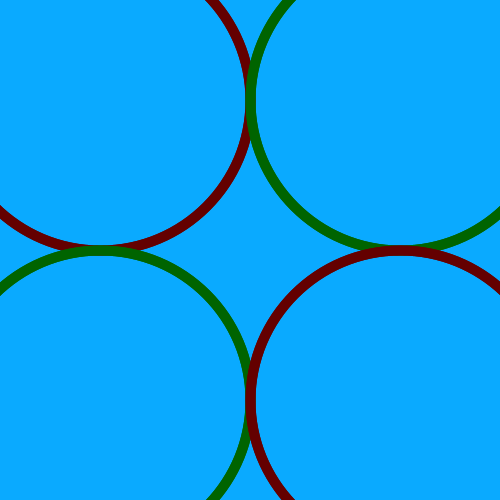
Frame 1 (no input)
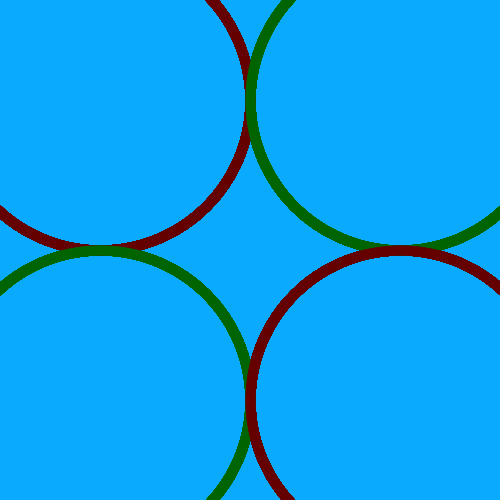
Frame 60 (the mouse pressed at the canvas centre just before this capture)
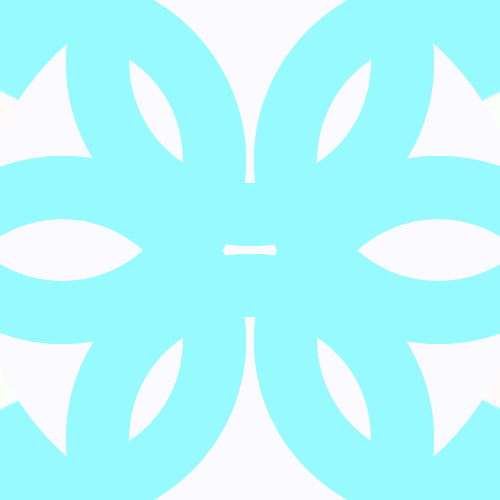
Frame 120 (the mouse held since frame 60 and released just before this capture)

The Processing sketch that drew these frames (run headless with seeded random() and noise(); from frame 60 on, the mouse is pressed at the canvas centre):

// Processing sketch: processing_52609
// ── processing_52609.pde

float strkWdth=10;
int llpsMd=CORNERS;

void setup(){
  size(500,500);
  background(10,170,255);
}

void draw(){smooth();noFill();

strokeWeight(strkWdth);
if(mousePressed){strkWdth=strkWdth+5;}else{strkWdth=10;}

ellipseMode(CENTER);
if(keyPressed&&mouseY<250 ){ellipseMode(llpsMd);}
else if(keyPressed&&mouseY>250){ellipseMode(-llpsMd);}
  
  
//topleft
stroke(pmouseX+100,pmouseY,pmouseX);
ellipse(100,100,abs(mouseX-300),abs(mouseY-300));
ellipse(100,100,abs(mouseY-300),abs(mouseX-300));
//topright
stroke(pmouseX,pmouseY+100,pmouseX);
ellipse(400,100,abs(mouseX-300),abs(mouseY-300));
ellipse(400,100,abs(mouseY-300),abs(mouseX-300));
//bottomleft
stroke(pmouseX,pmouseY+100,pmouseX);
ellipse(100,400,abs(mouseX-300),abs(mouseY-300));
ellipse(100,400,abs(mouseY-300),abs(mouseX-300));
//bottomright
stroke(pmouseX+100,pmouseY,pmouseX);
ellipse(400,400,abs(mouseX-300),abs(mouseY-300));
ellipse(400,400,abs(mouseY-300),abs(mouseX-300));
//center
stroke(pmouseX,pmouseY,pmouseX+100);
ellipse(250,250,abs(mouseX-pmouseX/75),abs(mouseY-pmouseY/75));
ellipse(250,250,abs(mouseY-pmouseY/75),abs(mouseX-pmouseX/75));
//8Corners
//1
stroke(mouseX-100,mouseY,mouseX*mouseY);
ellipse(250,62,abs(mouseY-pmouseY*1.25),abs(mouseX-pmouseX*1.25));
ellipse(250,62,abs(mouseX-pmouseX*1.25),abs(mouseY-pmouseY*1.25));
//2
stroke(mouseX-100,mouseY,mouseX*mouseY);
ellipse(438,160,abs(mouseY-pmouseY*1.25),abs(mouseX-pmouseX*1.25));
ellipse(438,160,abs(mouseX-pmouseX*1.25),abs(mouseY-pmouseY*1.25));
//3
stroke(mouseX-100,mouseY,mouseX*mouseY);
ellipse(62,160,abs(mouseY-pmouseY*1.25),abs(mouseX-pmouseX*1.25));
ellipse(62,160,abs(mouseX-pmouseX*1.25),abs(mouseY-pmouseY*1.25));
//3
stroke(mouseX-100,mouseY,mouseX*mouseY);
ellipse(62,340,abs(mouseY-pmouseY*1.25),abs(mouseX-pmouseX*1.25));
ellipse(62,340,abs(mouseX-pmouseX*1.25),abs(mouseY-pmouseY*1.25));
//5
stroke(mouseX-100,mouseY,mouseX*mouseY);
ellipse(250,438,abs(mouseY-pmouseY*1.25),abs(mouseX-pmouseX*1.25));
ellipse(250,438,abs(mouseX-pmouseX*1.25),abs(mouseY-pmouseY*1.25));
//6
stroke(mouseX-100,mouseY,mouseX*mouseY);
ellipse(438,340,abs(mouseY-pmouseY*1.25),abs(mouseX-pmouseX*1.25));
ellipse(438,340,abs(mouseX-pmouseX*1.25),abs(mouseY-pmouseY*1.25));

}
